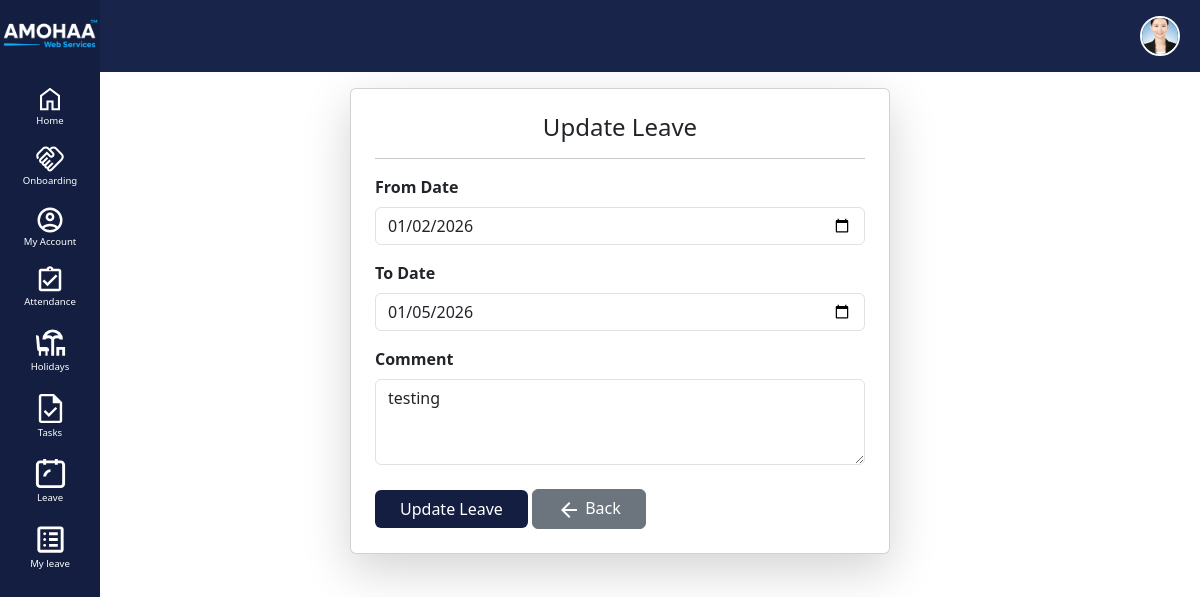
/main/leave/edit/15/ (signed in), run on the app's committed database.
### employee_portal/models.py (models this page shows, shortened)
class Employee(models.Model):
    ROLE_CHOICES = (
        ("admin", "Admin"),
        ("employee", "Employee"),
    )
    user = models.OneToOneField(User, on_delete=models.CASCADE)
    role = models.CharField(max_length=20, choices=ROLE_CHOICES, default="employee")
    DESIGNATION_CHOICES = [
        ("CEO", "CEO"),
        ("Administration", "Administration"),
        ("Manager", "Manager"),
        ("Assistant Manager", "Assistant Manager"),
        ("Team Member", "Team Member"),
        ("Managing Director", "Managing Director"),
        ("Chief Executive Officer", "Chief Executive Officer"),
        ("Software Engineer", "Software Engineer"),
        ("Web Developer", "Web Developer"),
        ("Frontend Developer", "Frontend Developer"),
        ("Backend Developer", "Backend Developer"),
        ("Full Stack Developer", "Full Stack Developer"),
        ("Team Lead", "Team Lead"),
        ("Technical Lead", "Technical Lead"),
        ("Senior Manager", "Senior Manager"),
        ("Consultant", "Consultant"),
        ("Junior Developer", "Junior Developer"),
        ("Trainee", "Trainee"),
        ("Intern", "Intern"),
    ]
    user = models.OneToOneField(User, on_delete=models.CASCADE, null=True, blank=True)
    check_in_status = models.BooleanField(default=False)
    first_name = models.CharField(max_length=100)
    last_name = models.CharField(max_length=100, blank=True, null=True)
    official_email = models.EmailField(unique=True)
    phone = models.CharField(max_length=15, blank=True, null=True)
    dob = models.DateField(blank=True, null=True)
    uan_number = models.CharField(max_length=20, blank=True, null=True)
    aadhaar_number = models.CharField(max_length=20, blank=True, null=True)
    pan_number = models.CharField(max_length=20, blank=True, null=True)
    photo = models.ImageField(upload_to="employee_photos/", blank=True, null=True)
    present_address_line1 = models.CharField(max_length=255, blank=True, null=True)
    present_address_line2 = models.CharField(max_length=255, blank=True, null=True)
    present_city = models.CharField(max_length=100, blank=True, null=True)
    present_state = models.CharField(max_length=100, blank=True, null=True)
    present_country = models.CharField(max_length=100, blank=True, null=True)
    present_postal_code = models.CharField(max_length=20, blank=True, null=True)
    permanent_same_as_present = models.BooleanField(
        default=False, null=True, blank=True
    )
    permanent_address_line1 = models.CharField(max_length=255, blank=True, null=True)
    permanent_address_line2 = models.CharField(max_length=255, blank=True, null=True)
    permanent_city = models.CharField(max_length=100, blank=True, null=True)
    permanent_state = models.CharField(max_length=100, blank=True, null=True)
    permanent_country = models.CharField(max_length=100, blank=True, null=True)
    permanent_postal_code = models.CharField(max_length=20, blank=True, null=True)
    source_of_hire = models.CharField(max_length=100, blank=True, null=True)
    department = models.CharField(max_length=100, blank=True, null=True)
    experience = models.CharField(max_length=100, blank=True, null=True)
    skill_set = models.CharField(max_length=255, blank=True, null=True)
    highest_qualification = models.CharField(max_length=100, blank=True, null=True)
    additional_information = models.TextField(blank=True, null=True)
    location = models.CharField(max_length=100, blank=True, null=True)
    title = models.CharField(
        max_length=50,
        blank=True,
        null=True,
        choices=DESIGNATION_CHOICES,
        default="Team Member",
    )
    current_salary = models.DecimalField(
        max_digits=12, decimal_places=2, blank=True, null=True
    )
    offer_letter = models.FileField(upload_to="offer_letters/", blank=True, null=True)
    tentative_joining_date = models.DateField(blank=True, null=True)
    college_name = models.CharField(max_length=255, null=True, blank=True)
    degree = models.CharField(max_length=255, null=True, blank=True)
    field_of_study = models.CharField(max_length=255, null=True, blank=True)
    year_of_completion = models.CharField(max_length=50, null=True, blank=True)
    occupation = models.CharField(max_length=255, null=True, blank=True)
    company = models.CharField(max_length=255, null=True, blank=True)
    summary = models.TextField(null=True, blank=True)
    duration = models.CharField(max_length=100, null=True, blank=True)
    currently_work_here = models.CharField(max_length=10, null=True, blank=True)
    created_at = models.DateTimeField(auto_now_add=True, null=True)
    updated_at = models.DateTimeField(auto_now=True, null=True)

class Leave(models.Model):
    employee = models.ForeignKey("Employee", on_delete=models.CASCADE)
    employee_name = models.CharField(max_length=100)
    start_date = models.DateField()
    end_date = models.DateField()
    command = models.TextField(blank=True, null=True)
    total_days = models.PositiveIntegerField(default=0)
    created_at = models.DateTimeField(auto_now_add=True)

### employee_portal/views.py (the view, shortened to what this page needs)
# urls.py: path("leave/edit/<int:leave_id>/", views.edit_leave, name="edit_leave"),
@login_required
def edit_leave(request, leave_id):
    employee = Employee.objects.get(user=request.user)
    leave = get_object_or_404(Leave, id=leave_id, employee=employee)
    return render(request, "leave/add_leave.html", {"leave": leave})

### employee_portal/context_processors.py (called while the page is built)
def employee_context(request):
    if request.user.is_authenticated:
        emp = Employee.objects.filter(user=request.user).first()
        return {'emp': emp}
    return {}

### employee_portal/templates/leave/add_leave.html (shortened to what this page needs)
{% extends "employee_portal/base.html" %}
{% load static %}
{% block content %}
<div class="container mt-5 pt-4">
  <div class="row justify-content-center">
    <div class="col-md-6">
      <div class="card shadow-lg border-1">
        <div class="card-body p-4">
<h4 class="mb-3 text-center">
  {% if leave %}Update Leave{% else %}Apply Leave{% endif %}
</h4>
          <hr>
          <form method="POST">
            <div class="mb-3">
              <label class="form-label fw-semibold">From Date</label>
              <input type="date" name="start_date" class="form-control" required value="{{ leave.start_date|date:'Y-m-d' }}">
            </div>
            <div class="mb-3">
              <label class="form-label fw-semibold">To Date</label>
              <input type="date" name="end_date" class="form-control" required value="{{ leave.end_date|date:'Y-m-d' }}">
            </div>
            <div class="mb-3">
              <label class="form-label fw-semibold">Comment</label>
              <textarea name="command" class="form-control" rows="3" placeholder="Optional note...">{{ leave.command|default_if_none:'' }}</textarea>
            </div>
            <div class="mt-4">
              <button type="submit" class="btn px-4" style="background-color:#131e40; color:white;">
    {% if leave %}
        Update Leave
    {% else %}
        Submit Leave
    {% endif %}
</button>
        <a href="{% url 'leave_list' %}" class="btn btn-secondary px-4">
          <svg xmlns="http://www.w3.org/2000/svg" height="24px" viewBox="0 -960 960 960" width="24px" fill="#FFFFFF"><path d="m313-440 224 224-57 56-320-320 320-320 57 56-224 224h487v80H313Z"/></svg>  Back
        </a>
            </div>
          </form>
        </div>
      </div>
    </div>
  </div>
</div>
{% endblock %}

### employee_portal/templates/employee_portal/base.html (shortened to what this page needs)
{% load static %}
<!DOCTYPE html>
<html lang="en">
<head>
  <link href="https://cdn.jsdelivr.net/npm/bootstrap@5.3.0/dist/css/bootstrap.min.css" rel="stylesheet">
  <link href="https://cdn.jsdelivr.net/npm/bootstrap-icons@1.11.3/font/bootstrap-icons.css" rel="stylesheet">
</head>
<body>
<nav class="navbar navbar-expand-lg top-navbar fixed-top" id="top-navbar" style="background-color: #182449ff;">
  <div class="container-fluid">
      <ul class="navbar-nav ms-auto">
        <li class="nav-item dropdown">
          <a class="nav-link" data-bs-toggle="offcanvas" href="#profileOffcanvas" role="button" aria-controls="profileOffcanvas">
            {% if emp.photo %}
              <img src="{{ emp.photo.url }}" class="rounded-circle border border-2 border-light" width="40" height="40" style="object-fit: cover;">
            {% else %}
              <img src="{% static 'images/user.avif' %}" class="rounded-circle border border-2 border-light" width="40" height="40" style="object-fit: cover;">
            {% endif %}
          </a>
        </li>
      </ul>
    </div>
</nav>
  <div class="sidebar" style="background-color: #131e40;">
      <img src="{% static 'images/logo.png' %}" class="mb-3 mt-3" alt="logo" style="width: 100px;">
    <ul class="nav flex-column">
      <li class="nav-item w-100 ">
        <a class="nav-link text-white pt-3 {% if request.path == '/main/home/' %}active{% endif %}"  href="{% url 'dashboard' %}"id="home-link">
          <svg xmlns="http://www.w3.org/2000/svg" height="30px" viewBox="0 -960 960 960" width="30px" fill="#FFFFFF"><path d="M226.67-186.67h140v-246.66h226.66v246.66h140v-380L480-756.67l-253.33 190v380ZM160-120v-480l320-240 320 240v480H526.67v-246.67h-93.34V-120H160Zm320-352Z"/></svg>Home</a>
      </li>
{% if user.is_superuser  %}
      <li class="nav-item w-100 ">
        <a class="nav-link  text-white {% if request.path == '/main/onboarding/candidate/' %}active{% endif %}" href="{% url 'employee_list' %}">
        Onboarding</a>
      </li>
      <li class="nav-item w-100">
  <a class="nav-link text-white {% if request.path == '/my-account/' %}active{% endif %}" href="{% url 'my_account' %}">
    My Account
  </a>
{% endif %}
      <li class="nav-item w-100 ">
        <a class="nav-link  text-white " href="{% url 'attendance_calendar' %}">
          Attendance</a>
      </li>
        <li class="nav-item w-100 ">
        <a class="nav-link  text-white" href="{% url 'holiday_list' %}">
          Holidays</a>
      </li>
              <li class="nav-item w-100 ">
        <a class="nav-link  text-white" href="{% url 'task_list' %}">
          Tasks</a>
      </li>
      <li class="nav-item w-100 ">
        <a class="nav-link  text-white" href="{% url 'add_leave' %}">
Leave</a>
      </li>
      <li class="nav-item w-100 ">
        <a class="nav-link  text-white" href="{% url 'leave_list' %}">
        My leave</a>
      </li>
    </ul>
  </div>
  <div class="content">
    {% block content %}
    {% endblock %}
  </div>
</body>
</html>

### data on the page
Employee: photo (picture)
Leave: start_date "01/02/2026", end_date "01/05/2026", command "testing"
